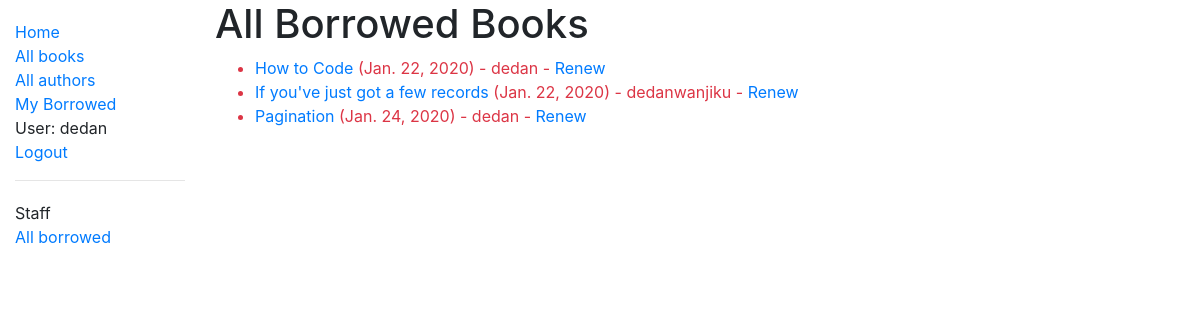
/catalog/borrowed/ (signed in), run on an earlier commit of the app's database.
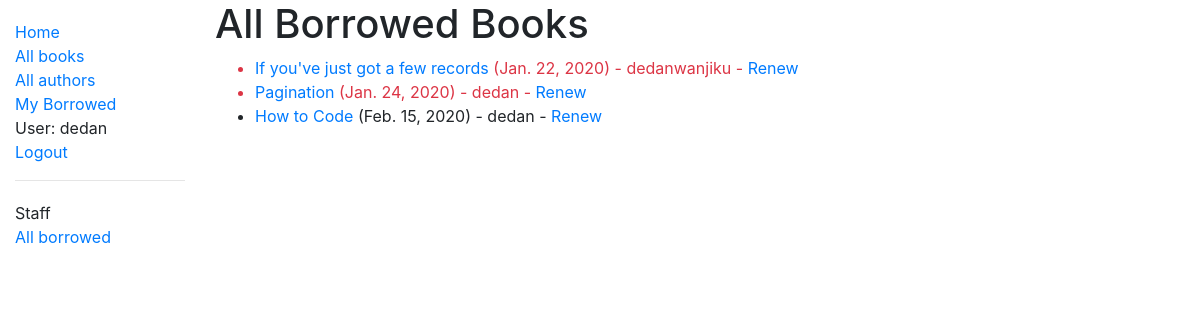
And on a later commit of the database.
### catalog/models.py (models this page shows, shortened)
class BookInstance(models.Model):
    id = models.UUIDField(primary_key=True, default=uuid.uuid4,
                          help_text="Unique ID for this particular book across whole library")
    book = models.ForeignKey('Book', on_delete=models.SET_NULL, null=True)
    imprint = models.CharField(max_length=200)
    due_back = models.DateField(null=True, blank=True)
    borrower = models.ForeignKey(User, on_delete=models.SET_NULL, null=True, blank=True)
    @property
    def is_overdue(self):
        if self.due_back and date.today() > self.due_back:
            return True
        return False
    LOAN_STATUS = (
        ('d', 'Maintenance'),
        ('o', 'On loan'),
        ('a', 'Available'),
        ('r', 'Reserved'),
    )
    status = models.CharField(
        max_length=1,
        choices=LOAN_STATUS,
        blank=True,
        default='d',
        help_text='Book availability')
    class Meta:
        ordering = ['due_back']
        permissions = (("can_mark_returned", "Set book as returned"),)

class Book(models.Model):
    title = models.CharField(max_length=200)
    author = models.ForeignKey('Author', on_delete=models.SET_NULL, null=True)
    summary = models.TextField(max_length=1000, help_text="Enter a brief description of the book")
    isbn = models.CharField('ISBN', max_length=13,
                            help_text='13 Character <a href="https://www.isbn-international.org/content/what-isbn'
                                      '">ISBN number</a>')
    genre = models.ManyToManyField(Genre, help_text="Select a genre for this book")
    language = models.ForeignKey('Language', on_delete=models.SET_NULL, null=True)
    def display_genre(self):
        """Creates a string for the Genre. This is required to display genre in Admin."""
        return ', '.join([genre.name for genre in self.genre.all()[:3]])
    display_genre.short_description = 'Genre'

### catalog/views.py (the view)
# urls.py: path(r'borrowed/', views.LoanedBooksAllListView.as_view(), name='all-borrowed'),  # Added for challenge
class LoanedBooksAllListView(PermissionRequiredMixin, generic.ListView):
    model = BookInstance
    permission_required = 'catalog.can_mark_returned'
    template_name = 'catalog/bookinstance_list_borrowed_all.html'
    paginate_by = 10
    def get_queryset(self):
        return BookInstance.objects.filter(status__exact='o').order_by('due_back')

### catalog/templates/catalog/bookinstance_list_borrowed_all.html
{% extends "base_generic.html" %}
{% block content %}
    <h1>All Borrowed Books</h1>
    {% if bookinstance_list %}
    <ul>
      {% for bookinst in bookinstance_list %}
      <li class="{% if bookinst.is_overdue %}text-danger{% endif %}">
        <a href="{% url 'book-detail' bookinst.book.pk %}">{{bookinst.book.title}}</a> ({{ bookinst.due_back }}) {% if user.is_staff %}- {{ bookinst.borrower }}{% endif %} {% if perms.catalog.can_mark_returned %}- <a href="{% url 'renew-book-librarian' bookinst.id %}">Renew</a>  {% endif %}
      </li>
      {% endfor %}
    </ul>
    {% else %}
      <p>There are no books borrowed.</p>
    {% endif %}
{% endblock %}

What changed in the data, as far as the page shows it:
changed BookInstance "How to Code": due_back "Jan. 22, 2020" → "Feb. 15, 2020"; moves down the list
